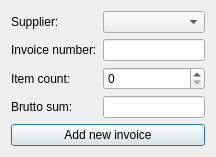
<?xml version="1.0" encoding="UTF-8"?>
<ui version="4.0">
 <class>DialogAddInvoice</class>
 <widget class="QDialog" name="DialogAddInvoice">
  <property name="geometry">
   <rect>
    <x>0</x>
    <y>0</y>
    <width>216</width>
    <height>143</height>
   </rect>
  </property>
  <property name="windowTitle">
   <string>New Invoice</string>
  </property>
  <layout class="QGridLayout" name="gridLayout">
   <item row="0" column="0">
    <layout class="QFormLayout" name="formLayout">
     <item row="0" column="0">
      <widget class="QLabel" name="supplierLabel">
       <property name="text">
        <string>Supplier:</string>
       </property>
      </widget>
     </item>
     <item row="0" column="1">
      <widget class="QComboBox" name="supplierComboBox"/>
     </item>
     <item row="1" column="0">
      <widget class="QLabel" name="invoiceNumberLabel">
       <property name="text">
        <string>Invoice number:</string>
       </property>
      </widget>
     </item>
     <item row="1" column="1">
      <widget class="QLineEdit" name="invoiceNumberLineEdit"/>
     </item>
     <item row="2" column="0">
      <widget class="QLabel" name="itemCountLabel">
       <property name="text">
        <string>Item count:</string>
       </property>
      </widget>
     </item>
     <item row="2" column="1">
      <widget class="QSpinBox" name="itemCountSpinBox">
       <property name="maximum">
        <number>99999</number>
       </property>
      </widget>
     </item>
     <item row="3" column="0">
      <widget class="QLabel" name="bruttoSumLabel">
       <property name="text">
        <string>Brutto sum:</string>
       </property>
      </widget>
     </item>
     <item row="3" column="1">
      <widget class="QLineEdit" name="bruttoSumLineEdit"/>
     </item>
    </layout>
   </item>
   <item row="1" column="0">
    <widget class="QPushButton" name="pushButton">
     <property name="text">
      <string>Add new invoice</string>
     </property>
    </widget>
   </item>
  </layout>
 </widget>
 <resources/>
 <connections/>
</ui>
